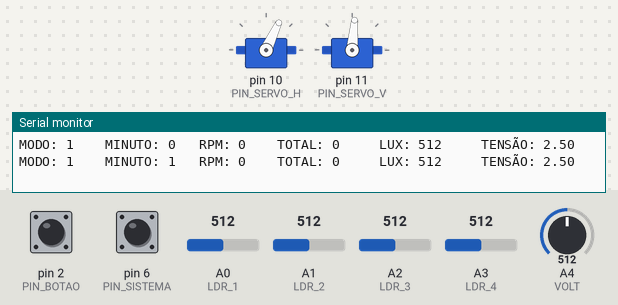
This sketch was run on a simulated Arduino Uno, built with avr-gcc and run on an emulated ATmega328P. Shown: 2 × servo, the last lines printed to the serial monitor. The inputs (shaded band) are chosen by the test bench; at power-on: A0 (LDR_1) = 512, A2 (LDR_3) = 512, A1 (LDR_2) = 512, pin 2 (PIN_BOTAO) LOW, pin 6 (PIN_SISTEMA) HIGH, A3 (LDR_4) = 512, A4 (VOLT) = 512.

Above: at 9.1 s.
9.2 s: A0 (LDR_1) set to 567
10.7 s: A0 (LDR_1) set to 593
At 11.15 s:
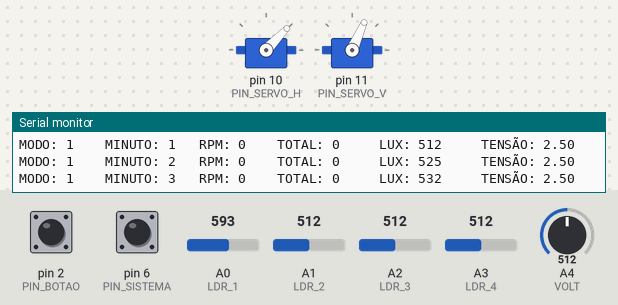
At 12.4 s:
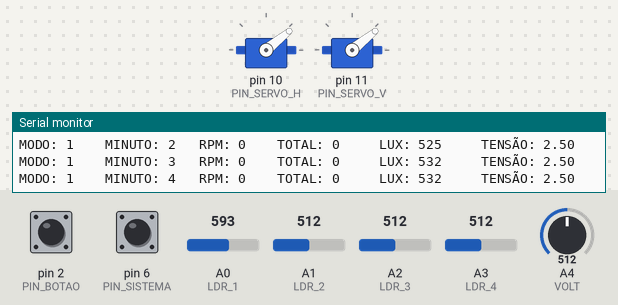
13.3 s: A2 (LDR_3) set to 647
14.8 s: A2 (LDR_3) set to 682
At 17.6 s:
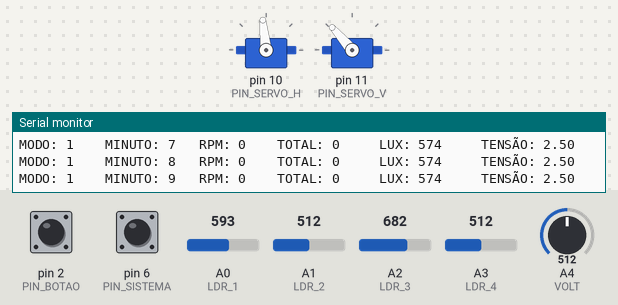
17.8 s: A1 (LDR_2) set to 662
19.3 s: A1 (LDR_2) set to 686
At 22.8 s:
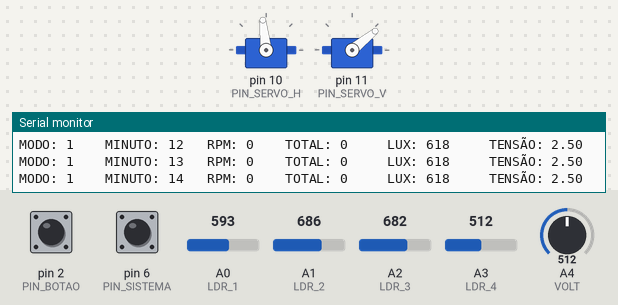
Timing chart, 0 to 23.3 s (numbered marks = the images above; inputs shaded):
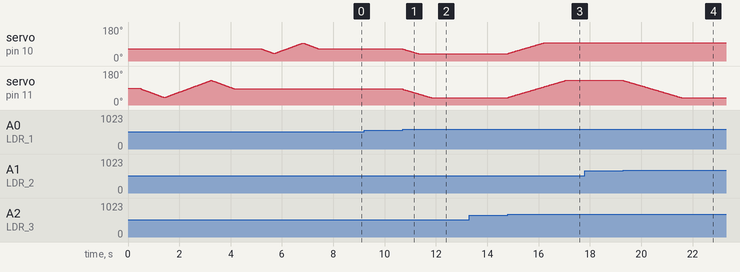

Measured:
- the behaviour switches between 583 and 584 on A0 (LDR_1) (found by bisection; images 0 and 1)
- the behaviour switches between 663 and 664 on A2 (LDR_3) (found by bisection; images 2 and 3)
- the behaviour switches between 672 and 673 on A1 (LDR_2) (found by bisection; images 3 and 4)
- after the input at 10.7 s, servo on pin 10 (PIN_SERVO_H): moves from 65° to 39° over 0.60 s, starting at once; servo on pin 11 (PIN_SERVO_V): moves from 85° to 39° over 1.1 s, starting at once
- after the input at 14.8 s, servo on pin 10 (PIN_SERVO_H): moves from 39° to 96° over 1.4 s, starting at once; servo on pin 11 (PIN_SERVO_V): moves from 39° to 131° over 2.3 s, starting at once
- after the input at 19.3 s, servo on pin 11 (PIN_SERVO_V): moves from 131° to 39° over 2.3 s, starting at once

The sketch:

estrelinha.ino
```cpp
// Estrelinha
// Data: 04/08/2019
// Versão: final

#include <Servo.h>  // BIBLIOTECA NECESSÁRIA

Servo horizontal;
Servo vertical;

                                /// CONFIGURAÇÕES


#define MEDIADOR 3.42

#define H_LIMITE_MIN 40                       // 45°
#define H_LIMITE_MAX 95                      // 135°

#define V_LIMITE_MIN 40                       // 33°  / 8:40 am     |  30°
#define V_LIMITE_MAX 130                      // 153° / 16:40 pm    |  150°


#define VELOCIDADE_TESTE 20                   // VELOCIDADE AUTO TESTE
#define TOLERANCIA 35                         // SENSIBILIDADE DO SISTEMA
#define VELOCIDADE_SERVO 25                   // VELOCIDADE DOS ATUADORES
#define VELOCIDADE_MONITOR 1000              // TAXA DE ATUALIZAÇÃO DO MONITOR /// 60.000 == 1 MINUTO (NÃO MEXER!)
#define VELOCIDADE_DEMO 25

#define ESTRELINHA 6                          // POSIÇÃO ALVORADA
#define GRAU_MINUTO 2000                    // 240.000 1°/4 MINUTOS
#define V_NORMAL 85
#define H_NORMAL 65

                                  /// PINAGEM

// SENSORES

#define VOLT A4

#define LDR_1 A0                      // SUPERIOR DIREITO
#define LDR_2 A1                      // SUPERIOR ESQUERDO
#define LDR_3 A2                      // INFERIOR ESQUERDO
#define LDR_4 A3                      // INFERIOR DIREITO

// SERVOS

#define PIN_SERVO_V 11                // SERVO VERTICAL
#define PIN_SERVO_H 10                // SERVO HORIZONTAL

// BOTÃO

#define PIN_BOTAO 2                   // BOTÃO
#define PIN_SISTEMA 6


                                 /// VARIÁVEIS

// SERVOS

byte servo_h =  65;                     // SERVO HORIZONTAL      //-4
byte servo_v =  83;                     // SERVO VERTICAL        //-7

// CONTADORES

unsigned long contagem_total = 0;     // CONTA QUANTAS ROTAÇÕES O MOTOR FEZ DURANTE ANÁLISE
unsigned long ultima_contagem = 0;    // NECESSÁRIO PARA OBTER RPM
int rpm = 0;                          // ROTAÇÕES POR MINUTO

// TEMPO

unsigned long tempo;                            // CONTA O TEMPO EM MILISEGUNDOS APÓS LIGAR ARDUINO
unsigned long tempo_anterior_cronologico = 0;
unsigned long tempo_anterior_servo = 0;         // UTILIZADO NOS ATUADORES
unsigned long tempo_anterior_monitor = 0;       // UTILIZADO NO MONITOR
unsigned long tempo_anterior_demo_1 = 0;                // UM MINUTO, NÃO MEXER!
unsigned long tempo_anterior_demo_2 = 0;

int minutos = 0;                                // USADO NO MONITOR SERIAL PARA DEFINIR O TEMPO EM QUE AMOSTRA FOI COLETADA


// BOTÃO

bool  estado_anterior;
bool  botao;
bool  modo_anterior;
bool  modo;

byte sistema = 1;

bool estado = false;
bool ciclo = false;

/**********************************************************************************************************/

void setup() {

  /// COMUNICAÇÃO SERIAL
  Serial.begin(9600);

  /// BOTÃO
  pinMode(PIN_BOTAO, INPUT);
  estado_anterior = digitalRead(PIN_BOTAO);

  pinMode(PIN_SISTEMA, INPUT_PULLUP);
  modo_anterior = digitalRead(PIN_SISTEMA);


  /// SERVO ANCORADO
  horizontal.attach(PIN_SERVO_H);
  vertical.attach(PIN_SERVO_V);

  horizontal.write(H_NORMAL);
  delay(500);

  /// AUTO TESTE MECÃNICO

  for(servo_v = V_NORMAL; servo_v >= V_LIMITE_MIN; servo_v--){
    vertical.write(servo_v);
    delay(VELOCIDADE_TESTE);
  }

  for(servo_v = V_LIMITE_MIN; servo_v <= V_LIMITE_MAX; servo_v++){
    vertical.write(servo_v);
    delay(VELOCIDADE_TESTE);
  }

  for(servo_v = V_LIMITE_MAX; servo_v >= V_NORMAL; servo_v--){
     vertical.write(servo_v);
     delay(VELOCIDADE_TESTE);
  }

  delay(1000);

  for(servo_h = H_NORMAL; servo_h >= H_LIMITE_MIN; servo_h--){
    horizontal.write(servo_h);
    delay(VELOCIDADE_TESTE);
  }

  for(servo_h = H_LIMITE_MIN; servo_h <= H_LIMITE_MAX; servo_h++){
    horizontal.write(servo_h);
    delay(VELOCIDADE_TESTE);
  }

  for(servo_h = H_LIMITE_MAX; servo_h >= H_NORMAL; servo_h--){
    horizontal.write(servo_h);
    delay(VELOCIDADE_TESTE);
  }

  delay(500);

  /// FIM DO TESTE

  vertical.write(V_NORMAL);
  horizontal.write(H_NORMAL);
}

void loop(){

  // CONTA TEMPO
  tempo = millis();

  int tensao = analogRead(VOLT);
  float volt = tensao*5.000/1023.000;

  // LEITURAS
  int sd = analogRead(LDR_1);
  int se = analogRead(LDR_2);
  int ie = analogRead(LDR_3);
  int id = analogRead(LDR_4);
  int media = (sd+se+ie+id)/4;

  /// BOTÃO
  botao = digitalRead(PIN_BOTAO);                                   // LEITURA DO BOTÃO
  if((botao == HIGH)&&(estado_anterior == LOW)){
    if(volt >= MEDIADOR) contagem_total++;   // FUNÇÃO QUE EVITA MULTIPLAS LEITURAS EM UM ÚNICO CLIQUE DURANTE VÁRIOS CICLOS DO LOOP
  }
  estado_anterior = botao;

  /// SELEÇÃO DO SISTEMA
  modo = digitalRead(PIN_SISTEMA);                          // LEITURA DO BOTÃO
  if((modo == HIGH)&&(modo_anterior == LOW)) sistema++;   // FUNÇÃO QUE EVITA MULTIPLAS LEITURAS EM UM ÚNICO CLIQUE DURANTE VÁRIOS CICLOS DO LOOP
  modo_anterior = modo;
  if(sistema >= 5) sistema = 1;

  /// SERIAL MONITOR
  if(tempo - tempo_anterior_monitor >= VELOCIDADE_MONITOR){         // ATUALIZA O CONSOLE DE ACORDO COM A TAXA DE AUTALIZAÇÃO DESEJADA
    tempo_anterior_monitor = tempo;
    rpm = contagem_total - ultima_contagem;       // FUNÇÃO RPM     /!\ ATENÇÃO! RPM = ROTAÇÕES POR TAXA DE ATUALIZAÇÃO DO MONITOR SERIAL
    ultima_contagem = contagem_total;
    Serial.print("MODO: "); Serial.print(sistema);Serial.print("    MINUTO: "); Serial.print(minutos); Serial.print("   RPM: "); Serial.print(rpm); Serial.print("    TOTAL: "); Serial.print(contagem_total); Serial.print("     LUX: "); Serial.print(media); Serial.print("     TENSÃO: "); Serial.print(volt);
    Serial.print("\n");
    minutos++;                                                      // MOSTRA MINUTO QUE AMOSTRA FOI COLETADA
  }

  /// SISTEMAS

    /// ATIVO FOTOSSENSIVEL
    if(sistema == 1){

      // MEDIAS
      int m_superior = (sd + se) / 2;
      int m_inferior = (id + ie) / 2;
      int m_direita  = (sd + id) / 2;
      int m_esquerda = (se + ie) / 2;

      // DIFERENÇAS
      int delta_v  = m_superior - m_inferior;
      int delta_h  = m_esquerda - m_direita;

      /// POSIÇÃO PADRÃO NA AUSENCIA DE LUZ
      if((se+sd+ie+id) / 4 <= ESTRELINHA){
        horizontal.write(90);
        vertical.write(90);
      }


      // VELOCIDADE DO SISTEMA FOTOSSENSIVEL
      if(tempo - tempo_anterior_servo >= VELOCIDADE_SERVO){
        tempo_anterior_servo = tempo;

        // ATUADOR VERTICAL
        if( delta_v < (TOLERANCIA * (-1)) || delta_v > TOLERANCIA){
          if(m_superior > m_inferior){
            servo_v--;
          }else if(m_superior < m_inferior){
            servo_v++;
          }
          vertical.write(servo_v);
        }

        // LIMITES DOS SERVO VERTICAL
        if(servo_v <= V_LIMITE_MIN) servo_v = V_LIMITE_MIN;
        if(servo_v >= V_LIMITE_MAX) servo_v = V_LIMITE_MAX;

       //////////////////////////////////////////////////////////////////////////////////////////////////

        // ATUADOR HORIZONTAL
        if( delta_h < (TOLERANCIA * (-1)) || delta_h > TOLERANCIA){
          if (m_esquerda > m_direita){
            servo_h++;
          }else if (m_esquerda < m_direita){
            servo_h--;
          }
          horizontal.write(servo_h);
        }

        // LIMITES DOS SERVO HORIZONTAL
        if(servo_h <= H_LIMITE_MIN) servo_h = H_LIMITE_MIN;
        if(servo_h >= H_LIMITE_MAX) servo_h = H_LIMITE_MAX;

      }

    }

    /// ATIVO CRONOLOGICO
    if(sistema == 2){

      horizontal.write(H_NORMAL);
      if(estado == false){
        vertical.write(V_LIMITE_MIN);
        estado = true;
      }

      if(tempo - tempo_anterior_cronologico >= GRAU_MINUTO){
        tempo_anterior_cronologico = tempo;
        servo_v++;
      }

      // LIMITE DO SERVO VERTICAL
      if(servo_v >= V_LIMITE_MAX) servo_v = V_LIMITE_MAX;
      vertical.write(servo_v);

    }

    if(sistema == 3){
      vertical.write(V_NORMAL);
      horizontal.write(H_NORMAL);
    }

    /// DEMONSTRAÇÃO
    if(sistema == 4){

      if(ciclo == false){
        if(tempo - tempo_anterior_demo_1 >= VELOCIDADE_DEMO){
          tempo_anterior_demo_1 = tempo;
          if(servo_v > V_LIMITE_MIN){
            servo_v--;
          }
        }
      }

      if(servo_v == V_LIMITE_MIN) ciclo = true;

      if(ciclo == true){
        if(tempo - tempo_anterior_demo_2 >= VELOCIDADE_DEMO){
          tempo_anterior_demo_2 = tempo;
          if(servo_v < V_LIMITE_MAX){
            servo_v++;
          }
        }
      }

      if(servo_v == V_LIMITE_MAX) ciclo = false;

      vertical.write(servo_v);

    }

}
```
